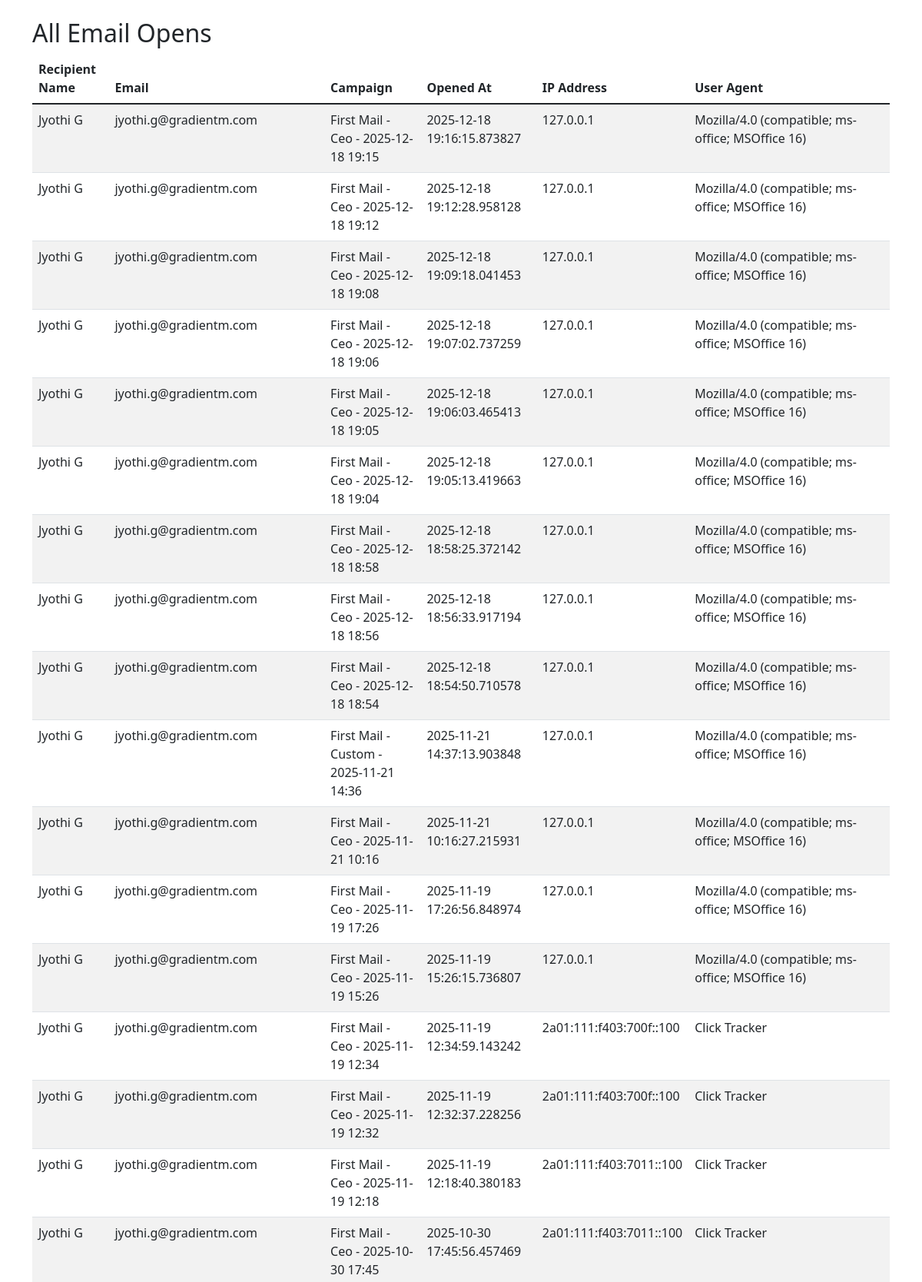
The page /email_opens (signed in, upper part) on the database its author committed.
### tables this page shows
CREATE TABLE email_opens (
            id INTEGER PRIMARY KEY,
            tracking_id TEXT,
            opened_at TIMESTAMP,
            ip_address TEXT,
            user_agent TEXT
        , recipient_hash TEXT);

CREATE TABLE "email_logs" (
                id INTEGER PRIMARY KEY,
                campaign_id INTEGER,
                recipient_email TEXT,
                status TEXT,
                sent_at TIMESTAMP,
                error_message TEXT,
                tracking_id TEXT UNIQUE
            , recipient_name TEXT, recipient_hash TEXT, bcc_recipients TEXT);

CREATE TABLE campaigns (
            id INTEGER PRIMARY KEY,
            name TEXT,
            status TEXT,
            total_emails INTEGER,
            sent_count INTEGER,
            failed_count INTEGER,
            scheduled_time TIMESTAMP,
            created_at TIMESTAMP DEFAULT CURRENT_TIMESTAMP
        , mail_sequence TEXT DEFAULT "first");

### app.py (the view)
@app.route("/email_opens")
def email_opens():
    conn = sqlite3.connect('email_campaigns.db')
    c = conn.cursor()
    c.execute('''
        SELECT el.recipient_name, el.recipient_email, c.name as campaign_name,
               eo.opened_at, eo.ip_address, eo.user_agent
        FROM email_opens eo
        JOIN email_logs el ON eo.tracking_id = el.tracking_id
        JOIN campaigns c ON el.campaign_id = c.id
        ORDER BY eo.opened_at DESC
    ''')
    opens = c.fetchall()
    conn.close()
    return render_template("email_opens.html", opens=opens)

### app.py (called while the page is built)
@app.before_request
def before_request():
    if request.endpoint in PUBLIC_ROUTES:
        pass
    elif not session.get('logged_in') and request.endpoint != 'login':
        return redirect(url_for('login'))
    request.environ['HTTP_NGROK_SKIP_BROWSER_WARNING'] = 'true'
    request.environ['HTTP_NGROK_SKIP_BROWSER_WARNING'] = 'any'

@app.after_request
def after_request(response):
    response.headers['ngrok-skip-browser-warning'] = 'true'
    response.headers['ngrok-skip-browser-warning'] = 'any'
    response.headers['ngrok-skip-browser-warning'] = '1'
    response.headers['User-Agent'] = 'GradientMIT-EmailTracker/1.0'
    response.headers['X-Requested-With'] = 'XMLHttpRequest'
    response.headers['Accept'] = 'text/html,application/xhtml+xml,application/xml;q=0.9,*/*;q=0.8'
    response.headers['X-Forwarded-For'] = '127.0.0.1'
    response.headers['X-Real-IP'] = '127.0.0.1'
    response.headers['CF-Connecting-IP'] = '127.0.0.1'
    response.headers['Cache-Control'] = 'no-cache, no-store, must-revalidate'
    response.headers['Pragma'] = 'no-cache'
    response.headers['Expires'] = '0'
    return response

### templates/email_opens.html (shortened to what this page needs)
<!DOCTYPE html>
<html>
<head>
    <link href="https://cdn.jsdelivr.net/npm/bootstrap@5.1.3/dist/css/bootstrap.min.css" rel="stylesheet">
    <link rel="stylesheet" href="https://cdn.jsdelivr.net/npm/bootstrap-icons@1.10.5/font/bootstrap-icons.css">
</head>
<body>
    <div class="container mt-4">
        <h2>All Email Opens</h2>
        <div class="table-responsive">
            <table class="table table-striped">
                <thead>
                    <tr>
                        <th>Recipient Name</th>
                        <th>Email</th>
                        <th>Campaign</th>
                        <th>Opened At</th>
                        <th>IP Address</th>
                        <th>User Agent</th>
                    </tr>
                </thead>
                <tbody>
                    {% for open in opens %}
                    <tr>
                        <td>{{ open[0] or 'N/A' }}</td>
                        <td>{{ open[1] }}</td>
                        <td>{{ open[2] or 'N/A' }}</td>
                        <td>{{ open[3] }}</td>
                        <td>{{ open[4] }}</td>
                        <td>{{ open[5] }}</td>
                    </tr>
                    {% endfor %}
                </tbody>
            </table>
        </div>
    </div>
</body>
</html>

### rows shown on the page
email_opens: recipient_name "Jyothi G", recipient_email "jyothi.g@gradientm.com", name "First Mail - Ceo - 2025-12-18 19:15", opened_at "2025-12-18 19:16:15.873827", ip_address "127.0.0.1", user_agent "Mozilla/4.0 (compatible; ms-office; MSOffice 16)"
email_opens: recipient_name "Jyothi G", recipient_email "jyothi.g@gradientm.com", name "First Mail - Ceo - 2025-12-18 19:12", opened_at "2025-12-18 19:12:28.958128", ip_address "127.0.0.1", user_agent "Mozilla/4.0 (compatible; ms-office; MSOffice 16)"
email_opens: recipient_name "Jyothi G", recipient_email "jyothi.g@gradientm.com", name "First Mail - Ceo - 2025-12-18 19:08", opened_at "2025-12-18 19:09:18.041453", ip_address "127.0.0.1", user_agent "Mozilla/4.0 (compatible; ms-office; MSOffice 16)"
email_opens: recipient_name "Jyothi G", recipient_email "jyothi.g@gradientm.com", name "First Mail - Ceo - 2025-12-18 19:06", opened_at "2025-12-18 19:07:02.737259", ip_address "127.0.0.1", user_agent "Mozilla/4.0 (compatible; ms-office; MSOffice 16)"
email_opens: recipient_name "Jyothi G", recipient_email "jyothi.g@gradientm.com", name "First Mail - Ceo - 2025-12-18 19:05", opened_at "2025-12-18 19:06:03.465413", ip_address "127.0.0.1", user_agent "Mozilla/4.0 (compatible; ms-office; MSOffice 16)"
email_opens: recipient_name "Jyothi G", recipient_email "jyothi.g@gradientm.com", name "First Mail - Ceo - 2025-12-18 19:04", opened_at "2025-12-18 19:05:13.419663", ip_address "127.0.0.1", user_agent "Mozilla/4.0 (compatible; ms-office; MSOffice 16)"
email_opens: recipient_name "Jyothi G", recipient_email "jyothi.g@gradientm.com", name "First Mail - Ceo - 2025-12-18 18:58", opened_at "2025-12-18 18:58:25.372142", ip_address "127.0.0.1", user_agent "Mozilla/4.0 (compatible; ms-office; MSOffice 16)"
email_opens: recipient_name "Jyothi G", recipient_email "jyothi.g@gradientm.com", name "First Mail - Ceo - 2025-12-18 18:56", opened_at "2025-12-18 18:56:33.917194", ip_address "127.0.0.1", user_agent "Mozilla/4.0 (compatible; ms-office; MSOffice 16)"
email_opens: recipient_name "Jyothi G", recipient_email "jyothi.g@gradientm.com", name "First Mail - Ceo - 2025-12-18 18:54", opened_at "2025-12-18 18:54:50.710578", ip_address "127.0.0.1", user_agent "Mozilla/4.0 (compatible; ms-office; MSOffice 16)"
email_opens: recipient_name "Jyothi G", recipient_email "jyothi.g@gradientm.com", name "First Mail - Custom - 2025-11-21 14:36", opened_at "2025-11-21 14:37:13.903848", ip_address "127.0.0.1", user_agent "Mozilla/4.0 (compatible; ms-office; MSOffice 16)"
email_opens: recipient_name "Jyothi G", recipient_email "jyothi.g@gradientm.com", name "First Mail - Ceo - 2025-11-21 10:16", opened_at "2025-11-21 10:16:27.215931", ip_address "127.0.0.1", user_agent "Mozilla/4.0 (compatible; ms-office; MSOffice 16)"
email_opens: recipient_name "Jyothi G", recipient_email "jyothi.g@gradientm.com", name "First Mail - Ceo - 2025-11-19 17:26", opened_at "2025-11-19 17:26:56.848974", ip_address "127.0.0.1", user_agent "Mozilla/4.0 (compatible; ms-office; MSOffice 16)"
email_opens: recipient_name "Jyothi G", recipient_email "jyothi.g@gradientm.com", name "First Mail - Ceo - 2025-11-19 15:26", opened_at "2025-11-19 15:26:15.736807", ip_address "127.0.0.1", user_agent "Mozilla/4.0 (compatible; ms-office; MSOffice 16)"
email_opens: recipient_name "Jyothi G", recipient_email "jyothi.g@gradientm.com", name "First Mail - Ceo - 2025-11-19 12:34", opened_at "2025-11-19 12:34:59.143242", ip_address "2a01:111:f403:700f::100", user_agent "Click Tracker"
email_opens: recipient_name "Jyothi G", recipient_email "jyothi.g@gradientm.com", name "First Mail - Ceo - 2025-11-19 12:32", opened_at "2025-11-19 12:32:37.228256", ip_address "2a01:111:f403:700f::100", user_agent "Click Tracker"
email_opens: recipient_name "Jyothi G", recipient_email "jyothi.g@gradientm.com", name "First Mail - Ceo - 2025-11-19 12:18", opened_at "2025-11-19 12:18:40.380183", ip_address "2a01:111:f403:7011::100", user_agent "Click Tracker"
email_opens: recipient_name "Jyothi G", recipient_email "jyothi.g@gradientm.com", name "First Mail - Ceo - 2025-10-30 17:45", opened_at "2025-10-30 17:45:56.457469", ip_address "2a01:111:f403:7011::100", user_agent "Click Tracker"
